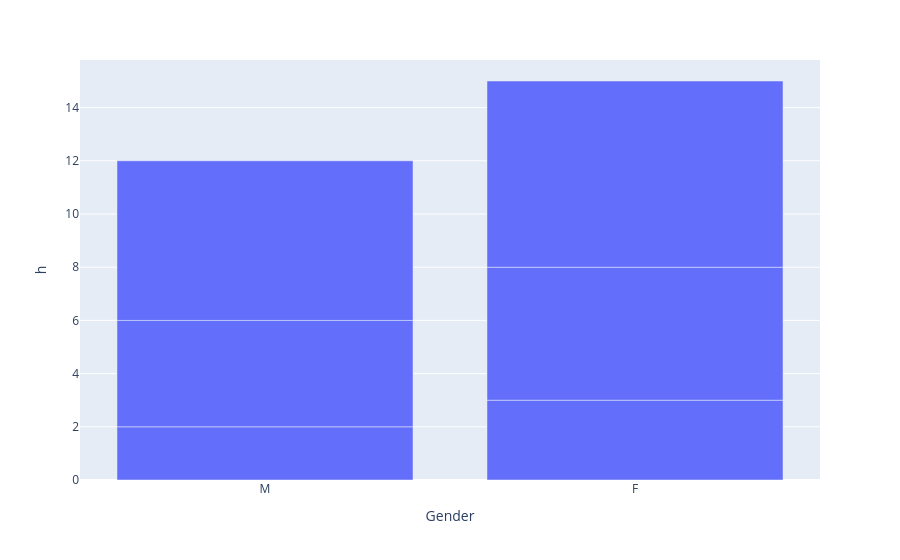

Source (notebook cell):
### Code cell
fig=px.bar(df,x="Gender",y="h")
fig.show()

### Figure 1 — Plotly figure (JSON) as saved in the notebook; plotly's stock layout.template omitted (floating-point values rounded to 4 significant figures)
{"data": [{"alignmentgroup": "True", "hovertemplate": "Gender=%{x}<br>h=%{y}<extra></extra>", "legendgroup": "", "marker": {"color": "#636efa", "pattern": {"shape": ""}}, "name": "", "offsetgroup": "", "orientation": "v", "showlegend": false, "textposition": "auto", "type": "bar", "x": ["M", "F", "M", "F", "M", "F"], "xaxis": "x", "y": [2, 3, 4, 5, 6, 7], "yaxis": "y"}], "layout": {"autosize": true, "barmode": "relative", "legend": {"tracegroupgap": 0}, "margin": {"t": 60}, "xaxis": {"anchor": "y", "autorange": true, "domain": [0, 1], "range": [-0.5, 1.5], "title": {"text": "Gender"}, "type": "category"}, "yaxis": {"anchor": "x", "autorange": true, "domain": [0, 1], "range": [0, 15.79], "title": {"text": "h"}, "type": "linear"}}}
